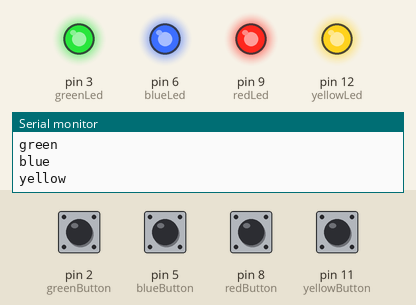
A sketch run on a simulated Arduino Uno, built with avr-gcc and run on an emulated ATmega328P. Shown: output pins drawn as LEDs (lit = HIGH), the last lines printed to the serial monitor. The test bench sets the inputs (shaded band); at power-on: pin 2 (greenButton), pin 5 (blueButton), pin 8 (redButton), pin 11 (yellowButton) HIGH.

Above: at 1.2 s.
1.3 s: pin 2 (greenButton) pulled LOW for 0.15 s
At 1.4 s:
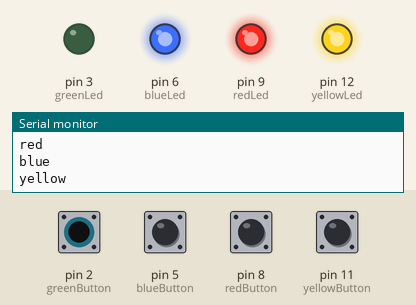
3.0 s: pin 5 (blueButton) pulled LOW for 0.15 s
At 3.1 s:
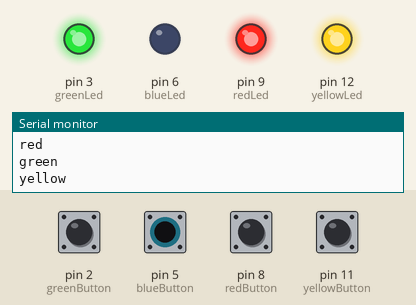
4.7 s: pin 8 (redButton) pulled LOW for 0.15 s
At 4.81 s:
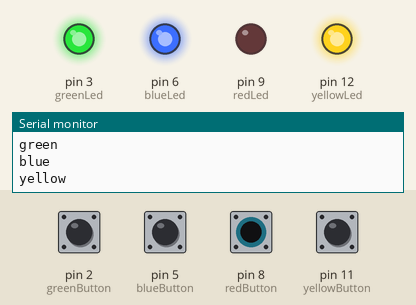
6.4 s: pin 11 (yellowButton) pulled LOW for 0.15 s
At 6.51 s:
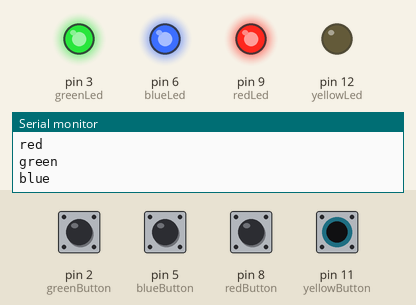
8.1 s: pin 2 (greenButton) driven LOW and pin 5 (blueButton) driven LOW
At 8.4 s:
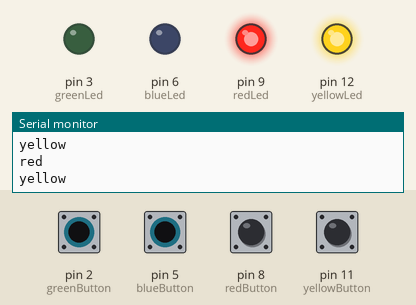
9.6 s: pin 8 (redButton) pulled LOW for 1 s
At 10.4 s:
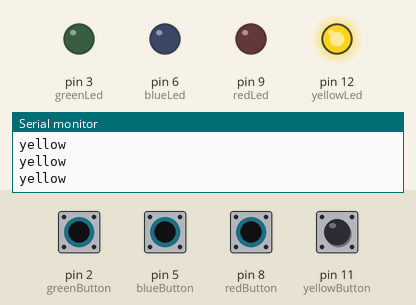
Timing chart, 0 to 12.6 s (numbered marks = the images above; inputs shaded):
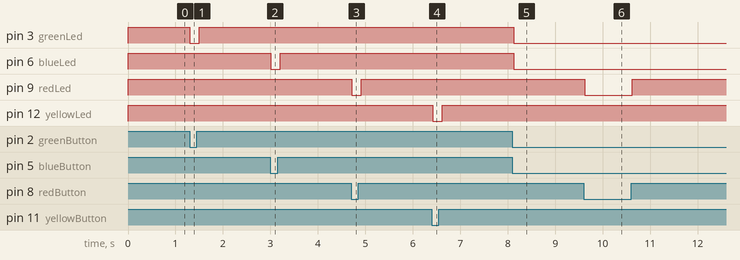

Measured:
- after the input at 1.3 s, pin 3 (greenLed): HIGH → LOW at once, → HIGH 0.20 s later
- after the input at 3.0 s, pin 6 (blueLed): HIGH → LOW at once, → HIGH 0.20 s later
- after the input at 4.7 s, pin 9 (redLed): HIGH → LOW at once, → HIGH 0.20 s later
- after the input at 6.4 s, pin 12 (yellowLed): HIGH → LOW at once, → HIGH 0.20 s later
- after the input at 8.1 s, pin 3 (greenLed), pin 6 (blueLed): HIGH → LOW at once
- after the input at 9.6 s, pin 9 (redLed): HIGH → LOW at once, → HIGH 1.0 s later

The sketch:

button_project.ino
```cpp
// digital pin 2 has a pushbutton attached to it. Give it a name:
int greenButton = 2;
int greenLed = 3;

int blueButton = 5;
int blueLed = 6;

int redButton = 8;
int redLed = 9;

int yellowButton = 11;
int yellowLed = 12;

// the setup routine runs once when you press reset:
void setup() {
  // initialize serial communication at 9600 bits per second:
  Serial.begin(9600);
  // make the pushbutton's pin an input with pull-up:
  pinMode(blueButton, INPUT_PULLUP);
  pinMode(yellowButton, INPUT_PULLUP);
  pinMode(redButton, INPUT_PULLUP);
  pinMode(greenButton, INPUT_PULLUP);
  pinMode(blueLed, OUTPUT);
  pinMode(yellowLed, OUTPUT);
  pinMode(redLed, OUTPUT);
  pinMode(greenLed, OUTPUT);
}

// the loop routine runs over and over again forever:
void loop() {
  // read the input pin:
  int blueButtonState = digitalRead(blueButton);
  int yellowButtonState = digitalRead(yellowButton);
  int redButtonState = digitalRead(redButton);
  int greenButtonState = digitalRead(greenButton);

  // Send button states while pressed (0 = pressed with INPUT_PULLUP)
  if (redButtonState == 1) {
    Serial.println("red");
    digitalWrite(redLed, HIGH);
  } else {
    digitalWrite(redLed, LOW);
  }

  if (greenButtonState == 1) {
    Serial.println("green");
    digitalWrite(greenLed, HIGH);
  } else {
    digitalWrite(greenLed, LOW);
  }

  if (blueButtonState == 1) {
    Serial.println("blue");
    digitalWrite(blueLed, HIGH);
  } else {
    digitalWrite(blueLed, LOW);
  }

  if (yellowButtonState == 1) {
    Serial.println("yellow");
    digitalWrite(yellowLed, HIGH);
  } else {
    digitalWrite(yellowLed, LOW);
  }

  delay(100);  // Send updates every 100ms
}
```
